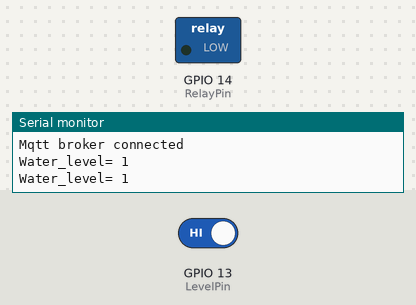
Recording of a sketch running on a simulated ESP32. Parts: switched loads named in the sketch (green lamp = pin HIGH), the last lines printed to the serial monitor. The inputs (shaded band) are chosen by the test bench; at power-on: GPIO 13 (LevelPin) HIGH. WiFi joins after 1.5 s; servers stay silent unless stated; no MQTT or app messages arrive unless stated.

Above: at 2.7 s.
2.8 s: GPIO 13 (LevelPin) driven LOW
At 4.7 s:
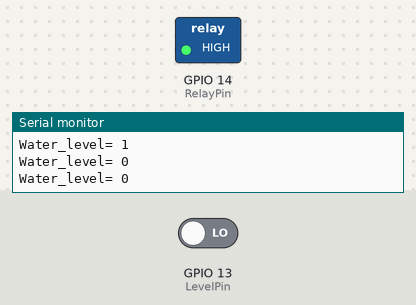
5.0 s: GPIO 13 (LevelPin) driven HIGH
At 6.3 s:
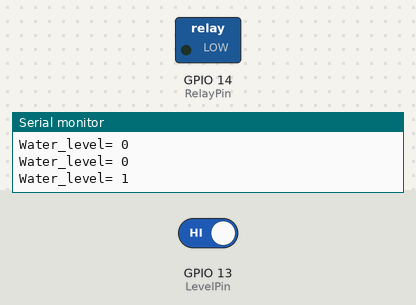
Timing chart, 0 to 8.0 s (numbered marks = the images above; inputs shaded):
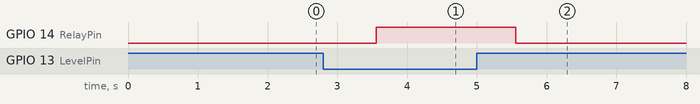

Measured:
- after the input at 2.8 s, GPIO 14 (RelayPin): LOW → HIGH after 0.76 s
- after the input at 5.0 s, GPIO 14 (RelayPin): HIGH → LOW after 0.56 s

The sketch:

ato.ino
```cpp
#include <WiFiManager.h>
#include <PubSubClient.h>
#include "Arduino.h"
#include <ESP_Mail_Client.h>

const char *mqtt_broker = "mqtt";
const int mqtt_port = 1883;

WiFiClient espClient;
PubSubClient client(espClient);

int Water_level=0;
int OldPump;
int timer=0;
int pumpstate;

long lastMsg = 0;

String resevoirlevel;
String OldLevel;

#define RelayPin 14
#define LevelPin 13

#define SMTP_HOST "smtp.gmail.com"
#define SMTP_PORT 465

#define AUTHOR_EMAIL "<SENDER EMAIL>"
#define AUTHOR_PASSWORD "<SENDER PASSWORD>"

#define RECIPIENT_EMAIL "<NUMBER@SERVICEPROVIDER.COM>"

SMTPSession smtp;

void smtpCallback(SMTP_Status status);

void reconnect(){
  while (!client.connected()) {
      digitalWrite(RelayPin, LOW); //prevents pump from staying on if lost signal to MQTT
      String client_id = "ESP-ATO";
      client_id += String(WiFi.macAddress());
      Serial.printf("The client %s is connecting to the mqtt broker\n", client_id.c_str());
      if (client.connect(client_id.c_str())) {
          Serial.println("Mqtt broker connected");
      } else {
          Serial.print("failed with state ");
          Serial.print(client.state());
          delay(2000);
      }
   }
}

void setup() {
  Serial.begin(115200);

  WiFi.mode(WIFI_STA);
  WiFiManager wm;
  bool res;
  res = wm.autoConnect("ESP-ATO");
    if(!res) {
        Serial.println("Failed to connect");
        delay (5000);
        ESP.restart();
    }
    else {
        Serial.println("connected");
    }

  client.setServer(mqtt_broker, mqtt_port);
  pinMode(LevelPin,INPUT);
  pinMode(RelayPin, OUTPUT);
}

void loop() {
  client.loop();
  reconnect();
  pumpcontrol();
  publevel();

  long now = millis();

if (now - lastMsg > 1000){
  lastMsg = now;
  Water_level=digitalRead(LevelPin);
  Serial.print("Water_level= ");
  Serial.println(Water_level,DEC);
  if (pumpstate = 1){
    timer = timer + 1;
   }else if (pumpstate = 0){
    timer = 0;
  }
}

if (timer >= 1800){
      resevoirlevel= "EMPTY";
    }else if (timer < 1800){
      resevoirlevel= "FULL";
    }
}

void pumpcontrol(){
    if(OldPump != Water_level){

    OldPump = Water_level;

    if (Water_level == 0){
      digitalWrite(RelayPin, HIGH);
      client.publish("esp/atopump", "ON");
      pumpstate = 1;
    } else if (Water_level == 1){
      digitalWrite(RelayPin, LOW);
      client.publish("esp/atopump", "OFF");
      pumpstate = 0;
    }
  }
}

void publevel(){
    if(OldLevel != resevoirlevel){

    OldLevel = resevoirlevel;

    if (resevoirlevel == "EMPTY"){
      digitalWrite(RelayPin, LOW);
      client.publish("esp/resevoir", "EMPTY");
      client.publish("esp/atopump", "OFF");
      sendSMS();
    } else if (resevoirlevel == "FULL"){
      client.publish("esp/resevoir", "FULL");
    }
  }
}

void sendSMS(){

  smtp.debug(1);

  ESP_Mail_Session session;

  session.server.host_name = SMTP_HOST;
  session.server.port = SMTP_PORT;
  session.login.email = AUTHOR_EMAIL;
  session.login.password = AUTHOR_PASSWORD;
  session.login.user_domain = "";

  SMTP_Message message;

  message.sender.name = "ESP-ATO";
  message.sender.email = AUTHOR_EMAIL;
  message.subject = "";
  message.addRecipient("name", RECIPIENT_EMAIL);

  String textMsg = "Tank Notification: The resevoir of your reef tank is empty!";
  message.text.content = textMsg.c_str();
  message.text.charSet = "us-ascii";
  message.text.transfer_encoding = Content_Transfer_Encoding::enc_7bit;

  message.priority = esp_mail_smtp_priority::esp_mail_smtp_priority_low;
  message.response.notify = esp_mail_smtp_notify_success | esp_mail_smtp_notify_failure | esp_mail_smtp_notify_delay;

  if (!smtp.connect(&session))
    return;

  if (!MailClient.sendMail(&smtp, &message))
    Serial.println("Error sending Email, " + smtp.errorReason());
}
```
